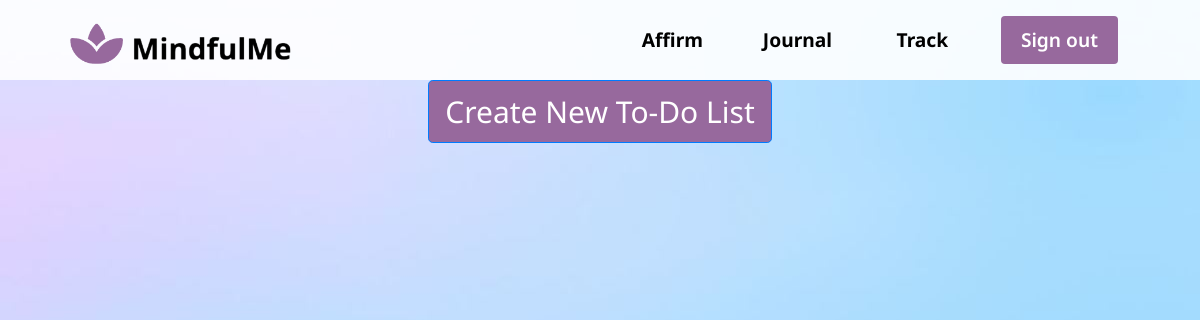
The page /track/ (signed in) on the database as committed earlier.
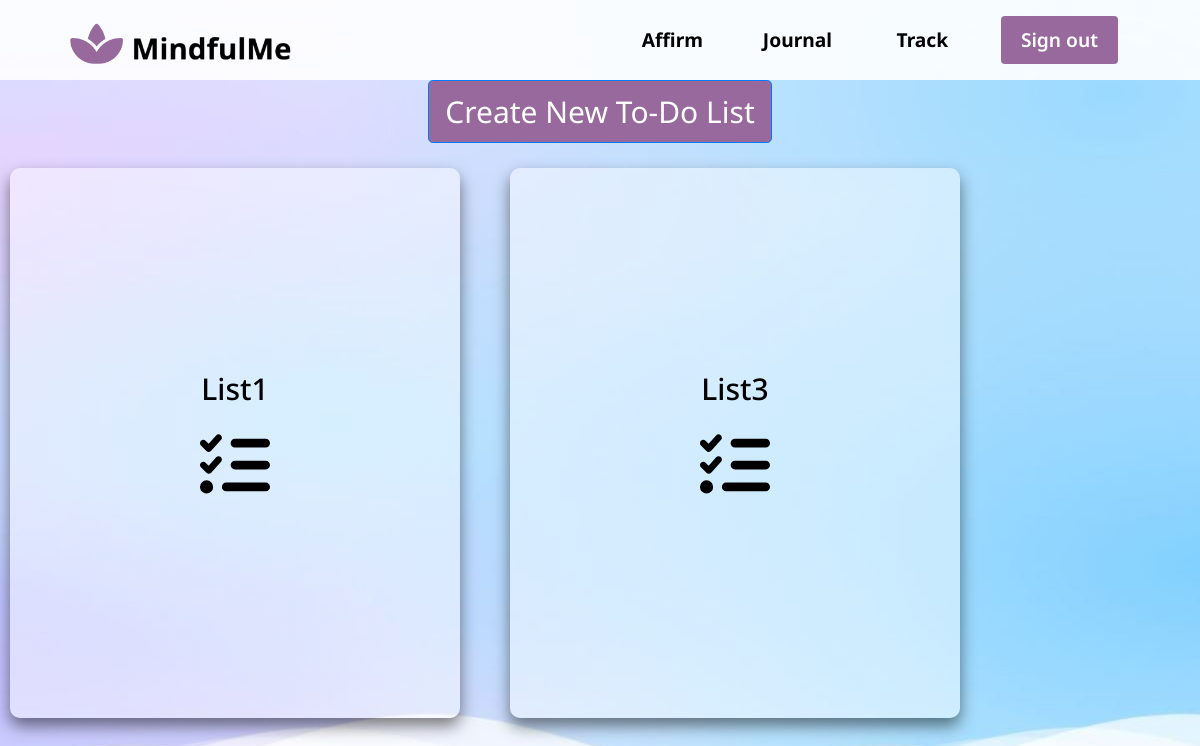
The same page on the database as committed later.
### main/models.py (models this page shows, shortened)
class ToDoList(models.Model):
	user = models.ForeignKey(User, on_delete=models.CASCADE, related_name="todolist", null=False)
	name = models.CharField(max_length=200)

### main/views.py (the view)
# urls.py: path('track/', views.track, name="track"),
def track(request):
    return render(request, "main/view.html", {})

### main/templates/main/view.html (shortened to what this page needs)
{% load static %}
<!DOCTYPE html>
<html>
<head>
  <link rel="stylesheet" href="{% static 'css/global.css' %}">
  <link rel="stylesheet" href="{% static 'css/styles.css' %}">
  <link rel="stylesheet" href="https://cdn.jsdelivr.net/npm/bootstrap@4.3.1/dist/css/bootstrap.min.css">
</head>
<nav class="navbar">
    <div class="navbar__container">
      <a href="/profile">
        <img src = "{% static 'graphics/logo.png' %}" height = "50px" width = "230px" style="margin-top: 10px;"/>
      </a>
      <ul class="navbar__menu">
        <li class="navbar__item">
          <a href="/affirm" class="navbar__links" id="affirm-page">Affirm</a>
        </li>
        <li class="navbar__item">
          <a href="/journal" class="navbar__links" id="journal-page">Journal</a>
        </li>
        <li class="navbar__item">
          <a href="/track" class="navbar__links" id="track-page">Track</a>
        </li>
        <li class="navbar__btn">
          <a href="/login" class="button" id="signup">Sign out</a>
        </li>
      </ul>
    </div>
  </nav>
<body>
  <a href="/create">
    <button style="font-size: 30px; background-color: rgb(151, 105, 157);" type="button" name="redirect" class="btn btn-primary btn-lg">Create New To-Do List</button>
  </a>
  <div class="row">
  {% for td in user.todolist.all %}
  <a href="/{{td.id}}">
    <div class="services__card_profile .flex" style="justify-content: center; ">
      <h2 style = "font-size: 30px; color: black;">{{td.name}}</h2>
      <div style="display: flex; justify-content: center; align-items: center; padding: 15px;">
      <img src="{% static 'graphics/list-check-solid.svg' %}" height="70px" width="100px">
      </div>
    </div>
  </a>
  {% endfor %}
  </div>
</body>
</html>

Rows that differ between the two databases and show on the page:
added ToDoList: name "List1"
added ToDoList: name "List3"
